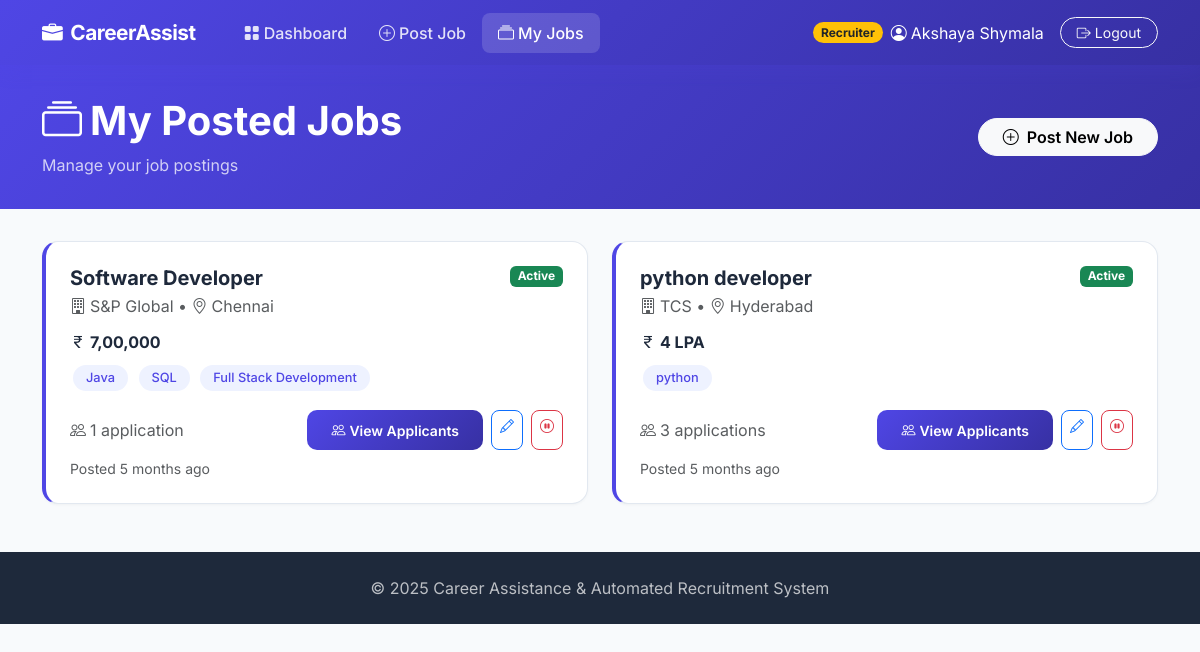
The app's page /jobs/recruiter/my-jobs/ (signed in) with its own data.
### accounts/models.py (models this page shows, shortened)
class Profile(models.Model):
    ROLE_CHOICES = [("jobseeker", "Job Seeker"), ("recruiter", "Recruiter")]
    user = models.OneToOneField(User, on_delete=models.CASCADE, related_name="profile")
    role = models.CharField(max_length=20, choices=ROLE_CHOICES, default="jobseeker")
    phone = models.CharField(max_length=15, blank=True)
    skills = models.TextField(blank=True, help_text="Comma-separated skills")
    experience_years = models.IntegerField(default=0)
    created_at = models.DateTimeField(auto_now_add=True)

### jobs/models.py (models this page shows, shortened)
class Job(models.Model):
    JOB_TYPES = [("full-time", "Full Time"), ("part-time", "Part Time"),
                 ("contract", "Contract"), ("internship", "Internship"), ("remote", "Remote")]
    title = models.CharField(max_length=200)
    company = models.CharField(max_length=200)
    location = models.CharField(max_length=200)
    salary = models.CharField(max_length=100, blank=True)
    job_type = models.CharField(max_length=20, choices=JOB_TYPES, default="full-time")
    experience = models.CharField(max_length=50, blank=True)
    description = models.TextField()
    requirements = models.TextField(blank=True)
    skills = models.TextField(help_text="Comma-separated skills")
    posted_by = models.ForeignKey(User, on_delete=models.SET_NULL, null=True, blank=True)
    created_at = models.DateTimeField(auto_now_add=True)
    is_active = models.BooleanField(default=True)
    def get_skills_list(self):
        if not self.skills:
            return []
        return [s.strip() for s in self.skills.split(",") if s.strip()]

### jobs/views.py (the view)
    def wrapper(request, *args, **kwargs):
        if not hasattr(request.user, "profile") or request.user.profile.role != "recruiter":
            messages.error(request, "Access denied. Recruiter account required.")
            return redirect("dashboard")
        return view_func(request, *args, **kwargs)

### jobs/views.py (called while the page is built)
def recruiter_required(view_func):
    def wrapper(request, *args, **kwargs):
        if not hasattr(request.user, "profile") or request.user.profile.role != "recruiter":
            messages.error(request, "Access denied. Recruiter account required.")
            return redirect("dashboard")
        return view_func(request, *args, **kwargs)
    wrapper.__name__ = view_func.__name__
    return login_required(wrapper)

@recruiter_required
def my_posted_jobs(request):
    jobs = Job.objects.filter(posted_by=request.user).order_by("-created_at")
    job_data = []
    for job in jobs:
        app_count = Application.objects.filter(job=job).count()
        job_data.append({
            "job": job,
            "app_count": app_count,
            "skills": job.get_skills_list()
        })
    return render(request, "jobs/my_posted_jobs.html", {"job_data": job_data})

### templates/jobs/my_posted_jobs.html (shortened to what this page needs)
{% extends "base.html" %}
{% block content %}
<div class="page-header">
    <div class="container">
        <div class="d-flex justify-content-between align-items-center">
            <div>
                <h1><i class="bi bi-collection me-2"></i>My Posted Jobs</h1>
                <p class="mb-0 opacity-75">Manage your job postings</p>
            </div>
            <a href="{% url 'post_job' %}" class="btn btn-light rounded-pill px-4 fw-semibold"><i class="bi bi-plus-circle me-2"></i>Post New Job</a>
        </div>
    </div>
</div>
<div class="container">
    {% if job_data %}
    <div class="row g-4">
        {% for item in job_data %}
        <div class="col-md-6">
            <div class="card-modern p-4 job-card">
                <div class="d-flex justify-content-between align-items-start mb-2">
                    <div>
                        <h5 class="fw-bold mb-1">{{ item.job.title }}</h5>
                        <p class="text-muted mb-1"><i class="bi bi-building me-1"></i>{{ item.job.company }} &bull; <i class="bi bi-geo-alt me-1"></i>{{ item.job.location }}</p>
                    </div>
                    <span class="badge {% if item.job.is_active %}bg-success{% else %}bg-secondary{% endif %}">{% if item.job.is_active %}Active{% else %}Closed{% endif %}</span>
                </div>
                {% if item.job.salary %}<p class="mb-2"><i class="bi bi-currency-rupee me-1"></i><strong>{{ item.job.salary }}</strong></p>{% endif %}
                <div class="mb-3">
                    {% for skill in item.skills %}
                    <span class="badge badge-skill badge-info">{{ skill }}</span>
                    {% endfor %}
                </div>
                <div class="d-flex align-items-center justify-content-between">
                    <span class="text-muted"><i class="bi bi-people me-1"></i>{{ item.app_count }} application{{ item.app_count|pluralize }}</span>
                    <div class="d-flex gap-2">
                        <a href="{% url 'job_applications' item.job.pk %}" class="btn btn-sm btn-primary-custom"><i class="bi bi-people me-1"></i>View Applicants</a>
                        <a href="{% url 'edit_job' item.job.pk %}" class="btn btn-sm btn-outline-primary rounded-3"><i class="bi bi-pencil"></i></a>
                        <a href="{% url 'toggle_job' item.job.pk %}" class="btn btn-sm btn-outline-{% if item.job.is_active %}danger{% else %}success{% endif %} rounded-3"><i class="bi bi-{% if item.job.is_active %}pause{% else %}play{% endif %}-circle"></i></a>
                    </div>
                </div>
                <small class="text-muted d-block mt-2">Posted {{ item.job.created_at|timesince }} ago</small>
            </div>
        </div>
        {% endfor %}
    </div>
    {% else %}
    <div class="text-center py-5">
        <i class="bi bi-briefcase display-1 text-muted"></i>
        <h4 class="mt-3 text-muted">No jobs posted yet</h4>
        <a href="{% url 'post_job' %}" class="btn btn-primary-custom mt-3"><i class="bi bi-plus-circle me-2"></i>Post Your First Job</a>
    </div>
    {% endif %}
</div>
{% endblock %}

### templates/base.html (shortened to what this page needs)
<!DOCTYPE html>
<html lang="en">
<head>
    <link href="https://cdn.jsdelivr.net/npm/bootstrap@5.3.2/dist/css/bootstrap.min.css" rel="stylesheet">
    <link href="https://cdn.jsdelivr.net/npm/bootstrap-icons@1.11.1/font/bootstrap-icons.css" rel="stylesheet">
</head>
<body>
{% if request.user.is_authenticated %}
<nav class="navbar navbar-expand-lg navbar-custom sticky-top">
    <div class="container">
        <a class="navbar-brand" href="{% url 'dashboard' %}">
            <i class="bi bi-briefcase-fill me-2"></i>CareerAssist
        </a>
        <div class="collapse navbar-collapse" id="navMain">
            <ul class="navbar-nav me-auto ms-3">
                {% if request.user.profile.role == 'recruiter' %}
                <li class="nav-item"><a class="nav-link {% if request.resolver_match.url_name == 'recruiter_dashboard' %}active{% endif %}" href="{% url 'recruiter_dashboard' %}"><i class="bi bi-grid-fill me-1"></i>Dashboard</a></li>
                <li class="nav-item"><a class="nav-link {% if request.resolver_match.url_name == 'post_job' %}active{% endif %}" href="{% url 'post_job' %}"><i class="bi bi-plus-circle me-1"></i>Post Job</a></li>
                <li class="nav-item"><a class="nav-link {% if request.resolver_match.url_name == 'my_posted_jobs' %}active{% endif %}" href="{% url 'my_posted_jobs' %}"><i class="bi bi-collection me-1"></i>My Jobs</a></li>
                {% endif %}
            </ul>
            <div class="d-flex align-items-center">
                <span class="badge rounded-pill me-2 {% if request.user.profile.role == 'recruiter' %}bg-warning text-dark{% else %}bg-info text-white{% endif %}">
                    {{ request.user.profile.get_role_display }}
                </span>
                <span class="text-white me-3 d-none d-md-inline"><i class="bi bi-person-circle me-1"></i>{{ request.user.get_full_name|default:request.user.username }}</span>
                <a href="{% url 'logout' %}" class="btn btn-sm btn-outline-light rounded-pill px-3"><i class="bi bi-box-arrow-right me-1"></i>Logout</a>
            </div>
        </div>
    </div>
</nav>
{% endif %}
{% block content %}{% endblock %}
<footer class="text-center">
    <div class="container">
        <p class="mb-0">&copy; 2025 Career Assistance & Automated Recruitment System</p>
    </div>
</footer>
</body>
</html>

### templates/base.html (style rules this page uses)
:root { --primary: #4F46E5; --primary-light: #818CF8; --primary-dark: #3730A3; --accent: #06B6D4; --success: #10B981; --warning: #F59E0B; --danger: #EF4444; --bg: #F8FAFC; --surface: #FFFFFF; --text: #1E293B; --text-muted: #64748B; --border: #E2E8F0; }
* { font-family: 'Inter', sans-serif; }
body { background: var(--bg); color: var(--text); }
.navbar-custom { background: linear-gradient(135deg, var(--primary) 0%, var(--primary-dark) 100%); padding: 0.75rem 0; box-shadow: 0 4px 20px rgba(79,70,229,0.15); }
.navbar-custom .navbar-brand { font-weight: 700; font-size: 1.3rem; color: #fff !important; letter-spacing: -0.5px; }
.navbar-custom .nav-link { color: rgba(255,255,255,0.85) !important; font-weight: 500; padding: 0.5rem 1rem !important; border-radius: 8px; transition: all 0.2s; }
.navbar-custom .nav-link:hover, .navbar-custom .nav-link.active { color: #fff !important; background: rgba(255,255,255,0.15); }
.card-modern { background: var(--surface); border-radius: 16px; border: 1px solid var(--border); overflow: hidden; box-shadow: 0 1px 3px rgba(0,0,0,0.04); transition: all 0.3s; }
.btn-primary-custom { background: linear-gradient(135deg, var(--primary), var(--primary-dark)); border: none; color: #fff; border-radius: 10px; padding: 0.6rem 1.5rem; font-weight: 600; transition: all 0.3s; }
.badge-skill { padding: 0.4rem 0.8rem; border-radius: 20px; font-weight: 500; font-size: 0.8rem; margin: 0.2rem; }
.badge-info { background: #EEF2FF; color: var(--primary); }
.job-card { border-left: 4px solid var(--primary); }
.page-header { background: linear-gradient(135deg, var(--primary) 0%, var(--primary-dark) 100%); color: #fff; padding: 2rem 0; margin-bottom: 2rem; }
.page-header h1 { font-weight: 700; }
footer { background: var(--text); color: rgba(255,255,255,0.7); padding: 1.5rem 0; margin-top: 3rem; }

### records on screen
Job: job "Software Developer", job.company "S&P Global", job.location "Chennai", shows "Active", job.salary "7,00,000", skills "Java" "SQL" "Full Stack Development", app_count "1", job.created_at "5 months"
Job: job "python developer", job.company "TCS", job.location "Hyderabad", is_active "Active", job.salary "4 LPA", skills "python", app_count "3", job.created_at "5 months"

### other values on screen
{{ request.user.profile.get_role_display }} "Recruiter"
{{ request.user.get_full_name|default:request.user.username }} "Akshaya Shymala"
